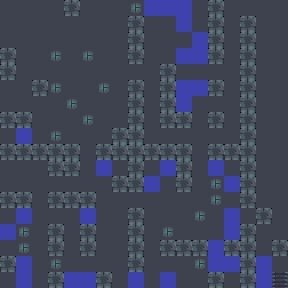

The image is a tile-based game level rendered from a .tmx file. Its description and complete source (layers, tilesets, objects, tile grids) follow:
An orthogonal 18x18 tile map with 16x16 px tiles, 1 tile layer (terrain) and 50 objects.

<map version="1.10" tiledversion="1.11.2" orientation="orthogonal" renderorder="right-down" width="18" height="18" tilewidth="16" tileheight="16" infinite="0" nextlayerid="3" nextobjectid="51">
 <properties>
  <property name="name" value="Key Eater" />
  <property name="author" value="moineau" />
  <property name="initialKeys" type="int" value="-12" />
  <property name="goldMoves" type="int" value="1568" />
  <property name="platinumMoves" type="int" value="1296" />
  <property name="goldTime" type="int" value="334" />
 </properties>
 <tileset firstgid="1" source="tileset.tsx" />
 <layer id="1" name="terrain" width="18" height="18">
  <data encoding="csv">
1,1,1,1,4,1,1,1,2,3,3,3,1,4,1,1,1,1,
1,1,1,1,1,1,1,1,4,1,1,3,1,4,1,4,1,1,
1,1,1,1,1,1,1,1,4,1,1,1,3,4,1,4,1,1,
4,1,1,2,1,2,1,1,4,1,1,3,3,4,1,4,1,1,
4,1,1,1,1,1,1,1,1,1,4,1,1,1,1,4,1,1,
1,1,4,2,1,1,2,1,4,1,4,3,3,4,1,4,1,1,
1,1,1,1,2,1,1,1,4,1,4,3,1,1,1,4,1,1,
4,4,1,1,1,2,1,1,4,1,4,4,1,4,1,4,1,1,
1,3,1,2,1,1,1,4,4,1,1,1,1,1,1,4,1,1,
4,4,4,4,4,1,4,4,4,4,4,4,1,4,4,4,1,1,
1,1,1,4,4,1,3,1,4,1,3,4,1,3,1,4,1,1,
1,1,1,1,1,1,1,4,4,3,1,4,1,2,3,4,1,1,
4,4,1,4,4,4,1,1,1,1,1,1,1,2,1,4,1,1,
1,3,1,1,1,3,1,1,4,1,1,1,2,1,3,1,4,1,
3,2,1,4,1,4,1,1,4,1,2,1,1,1,3,4,1,1,
1,2,1,4,1,4,1,1,4,1,4,4,4,3,4,4,1,4,
4,3,1,2,1,1,1,1,4,1,1,1,2,3,3,4,3,1,
1,3,1,4,3,3,4,1,3,1,3,1,1,4,1,4,3,5
</data>
 </layer>
 <objectgroup id="2" name="objects">
  <object id="1" gid="6" x="0" y="16" width="16" height="16" />
  <object id="2" gid="7" x="192" y="16" width="16" height="16" />
  <object id="3" gid="9" x="32" y="32" width="16" height="16" />
  <object id="4" gid="9" x="48" y="32" width="16" height="16" />
  <object id="5" gid="9" x="64" y="32" width="16" height="16" />
  <object id="6" gid="9" x="80" y="32" width="16" height="16" />
  <object id="7" gid="9" x="96" y="32" width="16" height="16" />
  <object id="8" gid="9" x="144" y="32" width="16" height="16" />
  <object id="9" gid="9" x="160" y="32" width="16" height="16" />
  <object id="10" gid="9" x="256" y="32" width="16" height="16" />
  <object id="11" gid="9" x="32" y="48" width="16" height="16" />
  <object id="12" gid="7" x="48" y="48" width="16" height="16" />
  <object id="13" gid="9" x="64" y="48" width="16" height="16" />
  <object id="14" gid="7" x="80" y="48" width="16" height="16" />
  <object id="15" gid="9" x="96" y="48" width="16" height="16" />
  <object id="16" gid="9" x="160" y="48" width="16" height="16" />
  <object id="17" gid="9" x="32" y="64" width="16" height="16" />
  <object id="18" gid="9" x="64" y="64" width="16" height="16" />
  <object id="19" gid="9" x="96" y="64" width="16" height="16" />
  <object id="20" gid="8" x="144" y="64" width="16" height="16" />
  <object id="21" gid="9" x="272" y="64" width="16" height="16" />
  <object id="22" gid="9" x="208" y="80" width="16" height="16" />
  <object id="23" gid="9" x="256" y="96" width="16" height="16" />
  <object id="24" gid="7" x="32" y="112" width="16" height="16" />
  <object id="25" gid="7" x="192" y="112" width="16" height="16" />
  <object id="26" gid="9" x="208" y="112" width="16" height="16" />
  <object id="27" gid="9" x="192" y="128" width="16" height="16" />
  <object id="28" gid="9" x="272" y="128" width="16" height="16" />
  <object id="29" gid="7" x="0" y="144" width="16" height="16" />
  <object id="30" gid="9" x="32" y="144" width="16" height="16" />
  <object id="31" gid="7" x="80" y="160" width="16" height="16" />
  <object id="32" gid="7" x="192" y="160" width="16" height="16" />
  <object id="33" gid="9" x="256" y="160" width="16" height="16" />
  <object id="34" gid="7" x="112" y="176" width="16" height="16" />
  <object id="35" gid="7" x="144" y="176" width="16" height="16" />
  <object id="36" gid="7" x="224" y="176" width="16" height="16" />
  <object id="37" gid="7" x="16" y="192" width="16" height="16" />
  <object id="38" gid="9" x="272" y="192" width="16" height="16" />
  <object id="39" gid="7" x="0" y="224" width="16" height="16" />
  <object id="40" gid="7" x="240" y="224" width="16" height="16" />
  <object id="41" gid="8" x="272" y="224" width="16" height="16" />
  <object id="42" gid="8" x="256" y="240" width="16" height="16" />
  <object id="43" gid="8" x="272" y="240" width="16" height="16" />
  <object id="44" gid="7" x="0" y="256" width="16" height="16" />
  <object id="45" gid="9" x="256" y="256" width="16" height="16" />
  <object id="46" gid="8" x="272" y="272" width="16" height="16" />
  <object id="47" gid="7" x="0" y="288" width="16" height="16" />
  <object id="48" gid="9" x="144" y="288" width="16" height="16" />
  <object id="49" gid="9" x="176" y="288" width="16" height="16" />
  <object id="50" gid="7" x="224" y="288" width="16" height="16" />
 </objectgroup>
</map>
